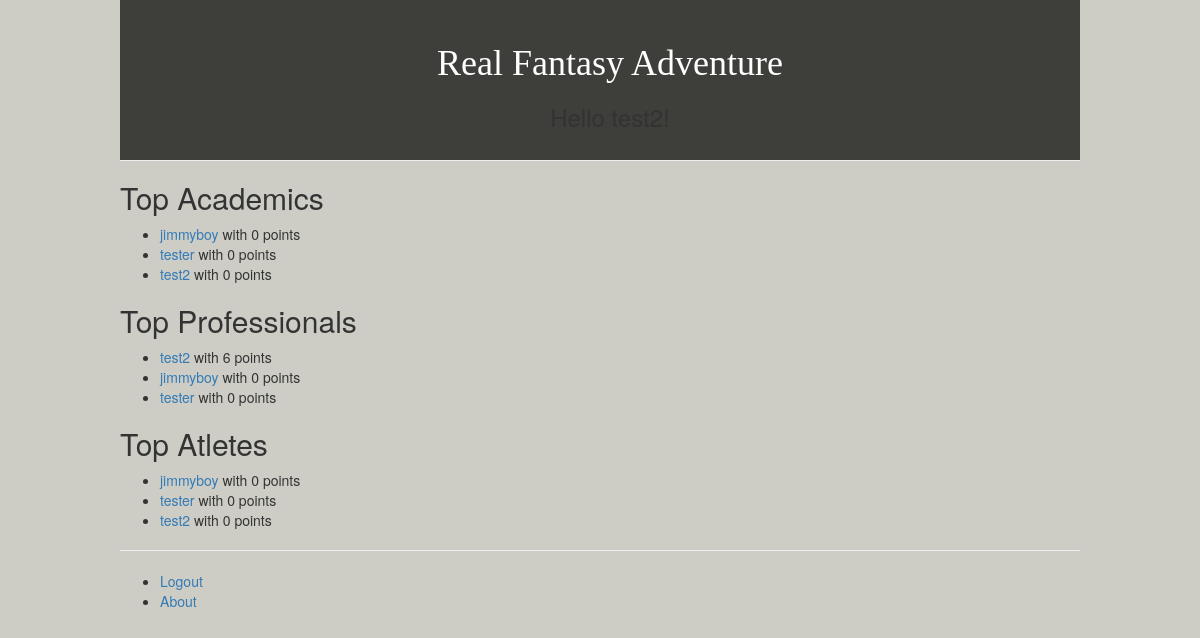
Page /real_fantasy_adventure_app/rankings/ (signed in) on the earlier database version.
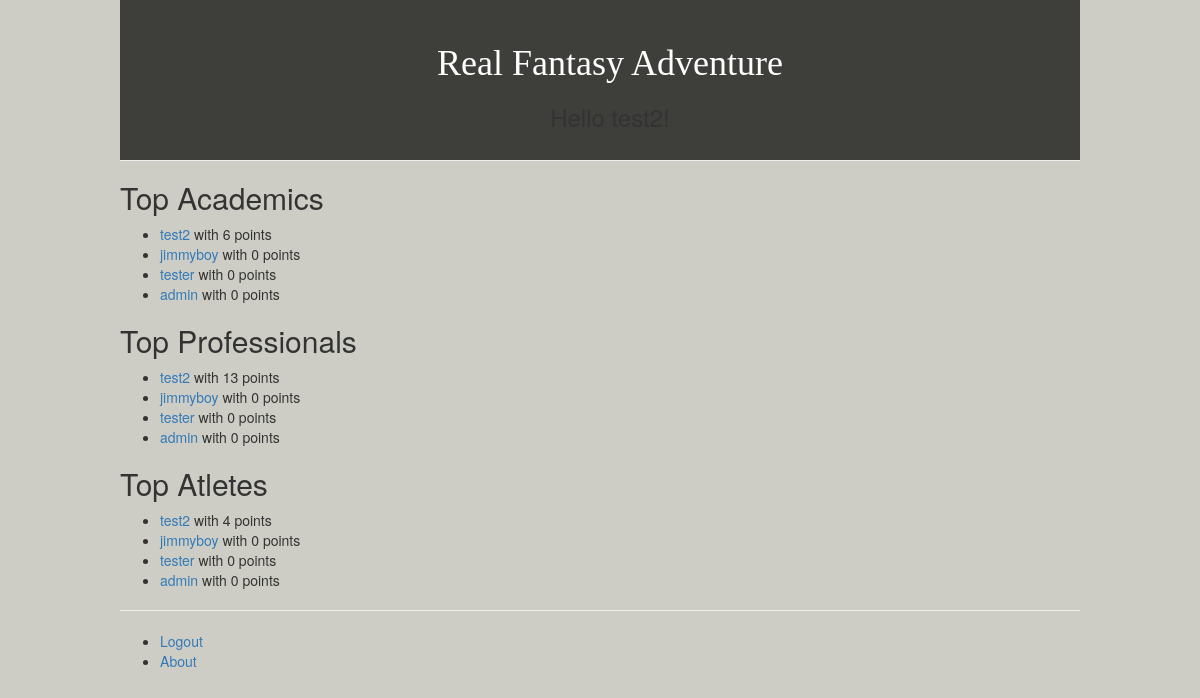
Same page on the later database version.
### real_fantasy_adventure_app/models.py (models this page shows, shortened)
class Avatar(models.Model):
	user = models.OneToOneField(User)
	nickname = models.CharField(max_length=80)
	bio = models.TextField()
	confirm = models.BooleanField(default=False)
	level = models.IntegerField(default=1)
	num_professional_points = models.IntegerField(default=0)
	num_athletic_points = models.IntegerField(default=0)
	num_academic_points = models.IntegerField(default=0)
	created_date = models.DateTimeField(auto_now_add=True)
	modified_date = models.DateTimeField(auto_now=True)
	slug = models.SlugField(max_length=80, unique=True)
	objects = AvatarQuerySet.as_manager()
	class Meta:
		verbose_name = "Avatar Entry"
		verbose_name_plural = "Avatar Entries"
		ordering = ["-level"]

### real_fantasy_adventure_app/views.py (the view)
def rankings(request):
    avatars_by_academic = Avatar.objects.order_by('-num_academic_points')
    avatars_by_professional = Avatar.objects.order_by('-num_professional_points')
    avatars_by_athletic = Avatar.objects.order_by('-num_athletic_points')
    context_dict = {'professionals': avatars_by_professional, 'athletes': avatars_by_athletic, 'academics': avatars_by_academic}
    return render(request, 'real_fantasy_adventure_app/rankings.html', context_dict)

### templates/real_fantasy_adventure_app/rankings.html (shortened to what this page needs)
{% extends 'real_fantasy_adventure_app/base.html/' %}
{% load static %}
{% block body_block %}
	{% if academics %}
    <h2>Top Academics</h2>
        <ul>
            {% for academic in academics %}
            <li><a href="/real_fantasy_adventure_app/avatar/{{ academic.slug }}">{{ academic.nickname }}</a><span> with {{ academic.num_academic_points }} points </span></li>
            {% endfor %}
        </ul>
    {% else %}
        <strong>There are no academics present.</strong>
    {% endif %}
    {% if professionals %}
    <h2>Top Professionals</h2>
        <ul>
            {% for professional in professionals %}
            <li><a href="/real_fantasy_adventure_app/avatar/{{ professional.slug }}">{{ professional.nickname }}</a><span> with {{ professional.num_professional_points }} points </span></li>
            {% endfor %}
        </ul>
    {% else %}
        <strong>There are no professionals present.</strong>
    {% endif %}
    {% if athletes %}
    <h2>Top Atletes</h2>
        <ul>
            {% for athlete in athletes %}
            <li><a href="/real_fantasy_adventure_app/avatar/{{ athlete.slug }}">{{ athlete.nickname }}</a><span> with {{ athlete.num_athletic_points }} points </span></li>
            {% endfor %}
        </ul>
    {% else %}
        <strong>There are no athletes present.</strong>
    {% endif %}
{% endblock %}

### templates/real_fantasy_adventure_app/base.html (shortened to what this page needs)
<!DOCTYPE html>
{% load static %}
<html>
    <head>
		<link rel="stylesheet" href="//maxcdn.bootstrapcdn.com/bootstrap/3.2.0/css/bootstrap.min.css">
		<link rel="stylesheet" href="//maxcdn.bootstrapcdn.com/bootstrap/3.2.0/css/bootstrap-theme.min.css">
        <link rel="stylesheet" type="text/css" href="{% static 'css/real_fantasy_adventure_base.css' %}">
    </head>
    <body>
        <div class="page-header">
            <h1><a href="/real_fantasy_adventure_app/"> Real Fantasy Adventure </a></h1>
            {% if user.is_authenticated %}
            <h3>Hello {{ user.username }}!</h3>
            {% else %}
            <h3>Hello adventurer you are not logged in!</h3>
            {% endif %}
        </div>
        <div>
            {% block body_block %}{% endblock %}
        </div>
        <hr />
        <div>
            <ul>
            {% if user.is_authenticated %}
                <li><a href="/real_fantasy_adventure_app/logout/">Logout</a>
            {% else %}
	            <li><a href="/real_fantasy_adventure_app/register/">Register</a></li>
	            <li><a href="/real_fantasy_adventure_app/login/">Log-In</a></li>
            {% endif %}
                <li><a href="/real_fantasy_adventure_app/about/">About</a></li>
            </ul>
        </div>
    </body>
</html>

### static/css/real_fantasy_adventure_base.css (style rules this page uses)
h1 a { color: #FFFFFF; font-family: 'Cinzel', serif; }
body { background-color: #CDCDC5; padding-left: 10%; padding-right: 10%; }
.page-header { background-color: #3E3E3B; margin-top: 0; text-align: center; padding: 20px 20px 20px 40px; }

Differences in the rows shown:
changed Avatar "test2": num_academic_points "0" → "6"; num_professional_points "6" → "13"; num_athletic_points "0" → "4"; moves up the list
added Avatar: nickname "admin", num_academic_points "0", num_professional_points "0", num_athletic_points "0"
